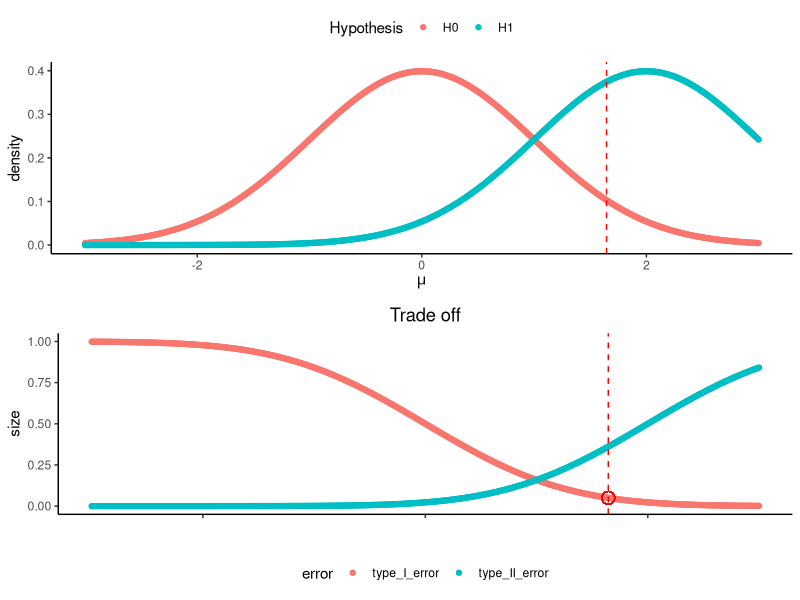
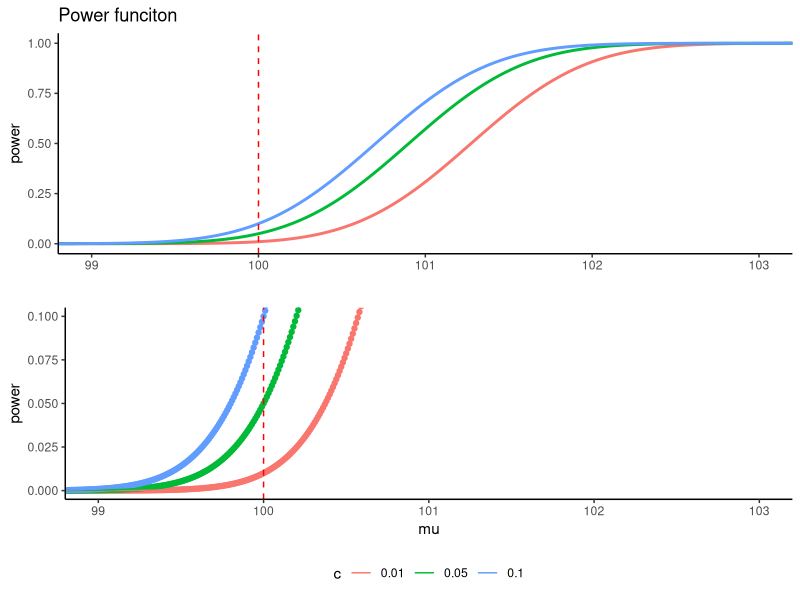

Generate these figures, in order, with R:
## ---- chunk 1
knitr::opts_chunk$set(echo = TRUE, comment = "#>", cache = TRUE)
library(tidyverse)
library(gridExtra)
set.seed(100)
## ---- chunk 2
# 右尾檢定
critical.value <- qnorm(0.95)
# critical.value

test.stat <- tibble(
  x = seq(-3, 3, by = 0.01),
  H0 = dnorm(x),
  H1 = dnorm(x, 2, 1),
)

test.stat.plot <- test.stat %>%
  gather(-x, key = "Hypothesis", value = "value") %>%
  ggplot() +
  geom_point(aes(x, value, color = Hypothesis)) +
  geom_vline(aes(xintercept = critical.value),
             linetype = "dashed",
             color = "red") +
  coord_cartesian(xlim = c(-3,3),
                  ylim = c(0,0.4)) +
  labs(x = quote(mu), y = "density") +
  theme_classic() +
  theme(legend.position = "top")

# test.stat.plot

trade_off <- tibble(
  x = seq(-3, 3, by = 0.01), # critical value
  type_I_error = 1 - pnorm(x),
  type_II_error = pnorm(x, 2, 1),
)

trade.off.plot <- trade_off %>%
  gather(type_I_error, type_II_error, key = "error", value = "value") %>%
  ggplot() +
  geom_point(aes(x, value, color = error)) +
  geom_point(aes(qnorm(0.95), 1 - pnorm(qnorm(0.95))), color = "red", size = 4, shape = 1) +
  geom_vline(aes(xintercept = critical.value),
             linetype = "dashed",
             color = "red") +
  coord_cartesian(xlim = c(-3,3),
                  ylim = c(0,1)) +
  labs(title = "Trade off", x = "", y = "size") +
  theme_classic() +
  theme(legend.position = "bottom",
        plot.title = element_text(hjust = 0.5),
        axis.text.x = element_blank())

# trade.off.plot

grid.arrange(test.stat.plot, trade.off.plot, ncol = 1)
## ---- chunk 3
# 檢定的 mu_0 = 100, var = 9, n = 30
alpha <- list(0.01, 0.05, 0.1)
# alpha
critical <- map(alpha, ~ qnorm(1 - .x) * 3 / sqrt(30))
# critical

# mu <- map(seq(80, 120, by = 0.1), ~ .x)
# mu

mu <- map(seq(98, 105, by = 0.01), ~ .x)
# mu

power.func <- map(critical, ~ map2(.x, mu, ~ 1 - pnorm((100 + ..1 - ..2) / (3 / sqrt(30)))))

p.f <- power.func %>% 
  unlist() %>%
  tibble(power = .) %>% 
  mutate(row = row_number(),
         c = rep(c("0.01", "0.05", "0.1"), each = 701),
         mu = rep(seq(98, 105, by = 0.01), times = 3))

# p.f

power.plt <- p.f %>% 
  ggplot() +
  geom_line(aes(mu, power, color = c), size = 1) +
  coord_cartesian(xlim = c(99,103),
                  ylim = c(0,1)) +
  geom_vline(aes(xintercept = 100),
             linetype = "dashed",
             color = "red") +
  labs(x = "", title = "Power funciton") +
  theme_classic() +
  theme(legend.position = "none")

power.zoom.plt <- p.f %>% 
  ggplot() +
  geom_point(aes(mu, power, color = c), show.legend = FALSE) +
  geom_line(aes(mu, power, color = c)) +
  coord_cartesian(xlim = c(99,103),
                  ylim = c(0,0.1)) +
  geom_vline(aes(xintercept = 100),
             linetype = "dashed",
             color = "red") +
  theme_classic() +
  theme(legend.position = "bottom")

grid.arrange(power.plt, power.zoom.plt, ncol = 1)
## ---- chunk 4
critical.value <- qnorm(0.05, mean = 0, sd = 1)
critical.value
## ---- chunk 5
# 隨機抽樣
sample_196 <- rnorm(50, mean = 196, sd = 25)
# 樣本平均數
mean(sample_196)
# 檢定統計量
Z <- (mean(sample_196) - 200) / (25 / sqrt(50))
Z
# 檢定統計量有沒有落在拒絕域
## TRUE 則拒絕 H0，FALSE 則不拒絕 H1
Z < critical.value
## ---- chunk 6
# 信賴區間上界是否小於母體平均數
## TRUE 則拒絕 H0，FALSE 則不拒絕 H1
mean(sample_196) - qnorm(0.05) * 25 / sqrt(50) < 200
